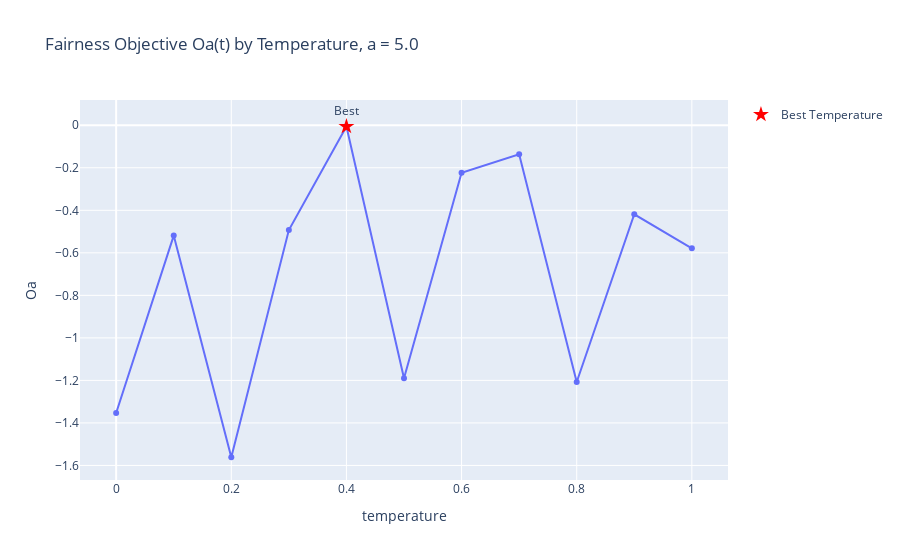

This figure's notebook cell:
### Code cell
import pandas as pd
import glob
import os
import plotly.express as px

# Path to your CSV files
data_path = "/Users/jtsiros93/Documents/llm_bench/week03/bench_results"  # change this
csv_files = glob.glob(os.path.join(data_path, "*.csv"))

results = []

for file in csv_files:
    df = pd.read_csv(file)

    # Extract temperature from filename
    fname = os.path.splitext(os.path.basename(file))[0]
    try:
        temperature = float(fname.split("_T")[-1])
    except ValueError:
        continue  # skip if temperature missing

    model = fname.split("_T")[0].replace("res_base_", "")

    mean_score = df["Normalized"].mean()

    results.append({
        "temperature": temperature,
        "model": model,
        "mean_score": mean_score
    })

# Make DataFrame
perf_data = pd.DataFrame(results)

# Group across models
summary = perf_data.groupby("temperature").agg(
    mean_M=("mean_score", "mean"),
    std_D=("mean_score", "std")
).reset_index()

# Fairness objective
a = 5 # adjust as needed
summary["Oa"] = summary["mean_M"] - a * summary["std_D"]

# Best temperature
best_row = summary.loc[summary["Oa"].idxmax()]
print("Best temperature based on Oa(t):", best_row["temperature"])
print(best_row)

# --- Plotly interactive plot ---
fig = px.line(
    summary,
    x="temperature",
    y="Oa",
    title="Fairness Objective Oa(t) by Temperature, a = 5.0",
    markers=True
)

# Highlight the best point
fig.add_scatter(
    x=[best_row["temperature"]],
    y=[best_row["Oa"]],
    mode="markers+text",
    marker=dict(color="red", size=12, symbol="star"),
    text=["Best"],
    textposition="top center",
    name="Best Temperature"
)

fig.show()

### Figure 1 — Plotly figure (JSON) as saved in the notebook; plotly's stock layout.template omitted (floating-point values rounded to 4 significant figures)
{"data": [{"hovertemplate": "temperature=%{x}<br>Oa=%{y}<extra></extra>", "legendgroup": "", "line": {"color": "#636efa", "dash": "solid"}, "marker": {"symbol": "circle"}, "mode": "lines+markers", "name": "", "orientation": "v", "showlegend": false, "type": "scatter", "x": [0.0, 0.1, 0.2, 0.3, 0.4, 0.5, 0.6, 0.7, 0.8, 0.9, 1.0], "xaxis": "x", "y": [-1.353, -0.5189, -1.561, -0.4931, -0.005846, -1.19, -0.2231, -0.1361, -1.207, -0.4187, -0.5786], "yaxis": "y"}, {"marker": {"color": "red", "size": 12, "symbol": "star"}, "mode": "markers+text", "name": "Best Temperature", "text": ["Best"], "textposition": "top center", "type": "scatter", "x": [0.4], "y": [-0.005846]}], "layout": {"legend": {"tracegroupgap": 0}, "title": {"text": "Fairness Objective Oa(t) by Temperature, a = 5.0"}, "xaxis": {"anchor": "y", "domain": [0, 1], "title": {"text": "temperature"}}, "yaxis": {"anchor": "x", "domain": [0, 1], "title": {"text": "Oa"}}}}
